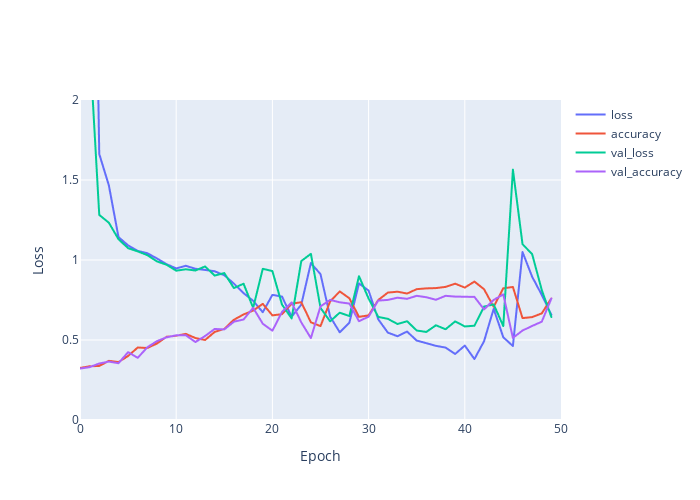

Notebook code cell kept with this figure:
### Markdown cell above
### 3 класса ~4000 картинок
'flandre_scarlet'

'hakurei_reimu'

'komeiji_koishi'

image: 64x64x3 ALL IMAGES

### Code cell
from tensorflow.keras.optimizers import Adam

model = Sequential()
model.add(Dense(2048, input_shape=(12288,), activation="relu"))
model.add(Dense(1024, activation="relu"))
model.add(Dense(256, activation="relu"))
model.add(Dense(len(lb.classes_), activation="softmax"))

# Скорость обучения
INIT_LR = 0.01

# Количество эпох
EPOCHS = 50

# Размер батча
BATCH_SIZE = 400

model, history = trainModel(model, EPOCHS, BATCH_SIZE, Adam(INIT_LR))
